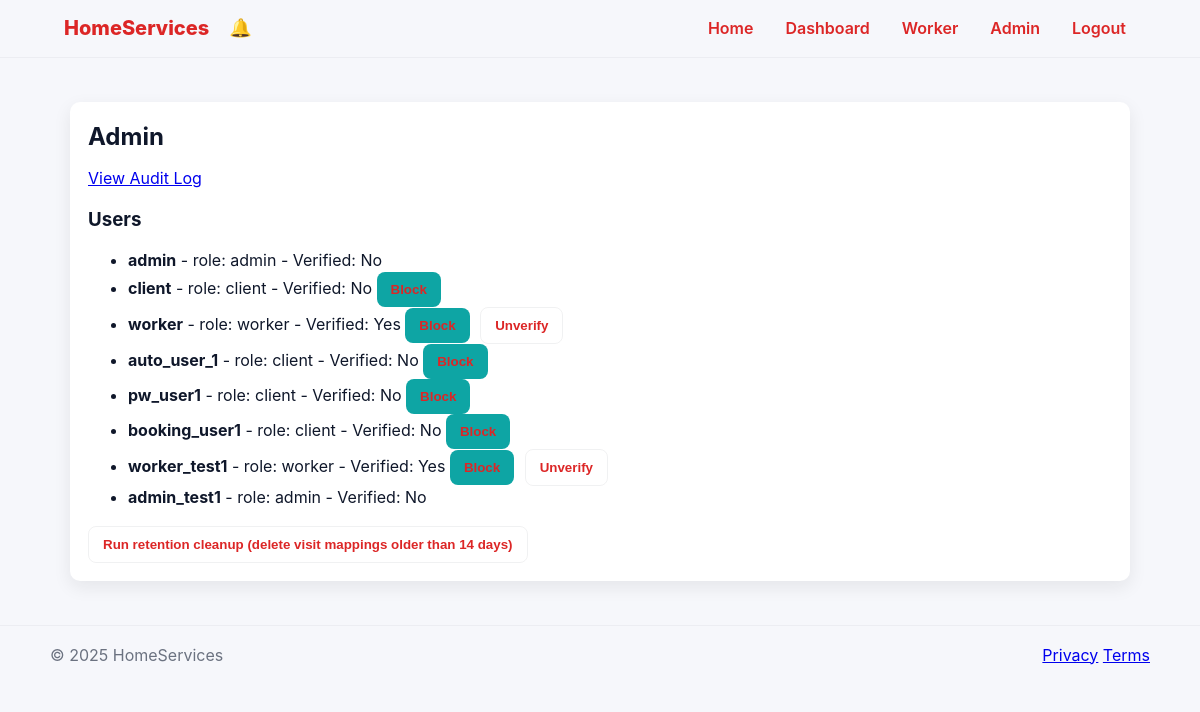
The page /admin (signed in) on the database its author committed.
### models.py (models this page shows)
class User(Base):
    __tablename__ = "users"
    id = Column(Integer, primary_key=True)
    username = Column(String(80), unique=True, nullable=False)
    email_hash = Column(String(128), nullable=True)
    password_hash = Column(String(200), nullable=False)
    role = Column(String(20), default="client")
    created_at = Column(DateTime(timezone=True), server_default=sqlfunc.now())
    failed_attempts = Column(Integer, default=0)
    locked_until = Column(DateTime, nullable=True)
    email_verified = Column(Boolean, default=False)
    totp_secret = Column(String(64), nullable=True)
    totp_enabled = Column(Boolean, default=False)
    is_blocked = Column(Boolean, default=False)
    is_verified = Column(Boolean, default=False)
    bookings = relationship("Booking", back_populates="client", foreign_keys='Booking.client_id')
    notifications = relationship("Notification", back_populates="user")
    claimed_bookings = relationship("Booking", back_populates="worker", foreign_keys='Booking.worker_id')

### app.py (the view)
@app.route("/admin")
@login_required
def admin():
    if current_user.role != "admin":
        flash("Access denied", "danger")
        return redirect(url_for("dashboard"))
    s = SessionLocal()
    try:
        users = s.query(User).all()
        uploads_dir = app.config.get('UPLOAD_FOLDER') or os.path.join('instance', 'uploads')
        try:
            all_files = os.listdir(uploads_dir)
        except Exception:
            all_files = []
        for u in users:
            prefix = f"user_{u.id}_"
            u.uploads = [f for f in all_files if f.startswith(prefix)]
    finally:
        s.close()
    return render_template("admin.html", users=users)

### app.py (called while the page is built)
@login_manager.user_loader
def load_user(user_id):
    s = SessionLocal()
    try:
        u = s.query(User).get(int(user_id))
    finally:
        s.close()
    if u:
        return LoginUser(u)
    return None

@app.before_request
def session_management():
    session.permanent = True
    session.modified = True

@app.after_request
def set_additional_headers(response):
    response.headers['X-Content-Type-Options'] = 'nosniff'
    response.headers['Referrer-Policy'] = 'no-referrer'
    return response

@app.context_processor
def inject_current_year():
    try:
        return {'current_year': datetime.datetime.utcnow().year}
    except Exception:
        return {'current_year': ''}

@app.context_processor
def inject_notification_helpers():
    def get_unread_count():
        try:
            if not (current_user and getattr(current_user, 'is_authenticated', False)):
                return 0
            s = SessionLocal()
            try:
                return s.query(Notification).filter_by(user_id=current_user.id, read=False).count()
            finally:
                s.close()
        except Exception:
            return 0
    return {'get_unread_count': get_unread_count}

### templates/admin.html (shortened to what this page needs)
{% extends "layout.html" %}
{% block body_class %}admin{% endblock %}
{% block content %}
<div class="card">
  <h2>Admin</h2>
  <p style="margin-top:8px"><a class="button" href="{{ url_for('admin_audit') }}">View Audit Log</a></p>
  <h3>Users</h3>
  <ul>
  {% for u in users %}
    <li>
      <strong>{{ u.username }}</strong> - role: {{ u.role }} - Verified: {{ 'Yes' if u.is_verified else 'No' }}
      {% if u.role != 'admin' %}
        {% if u.is_blocked %}
          <form method="post" action="{{ url_for('admin_unblock_user', user_id=u.id) }}" style="display:inline">
            <button type="submit" class="button secondary">Unblock</button>
          </form>
        {% else %}
          <form method="post" action="{{ url_for('admin_block_user', user_id=u.id) }}" style="display:inline">
            <button type="submit" class="button danger">Block</button>
          </form>
        {% endif %}
        {% if u.role == 'worker' %}
          {% if not u.is_verified %}
            <form method="post" action="{{ url_for('admin_verify_user', user_id=u.id) }}" style="display:inline;margin-left:6px">
              <button type="submit" class="button">Verify</button>
            </form>
          {% else %}
            <form method="post" action="{{ url_for('admin_unverify_user', user_id=u.id) }}" style="display:inline;margin-left:6px">
              <button type="submit" class="button secondary">Unverify</button>
            </form>
          {% endif %}
        {% endif %}
      {% endif %}
    </li>
  {% endfor %}
  </ul>
  <form method="post" action="{{ url_for('cleanup') }}" style="margin-top:12px">
    <button type="submit" class="button secondary">Run retention cleanup (delete visit mappings older than 14 days)</button>
  </form>
</div>
{% endblock %}

### static/css/style.css (style rules this page uses)
:root { --bg: #f6f7fb; --card: #ffffff; --muted: #6b7280; --radius: 10px; --shadow: 0 6px 18px rgba(23, 23, 23, 0.08); --accent-home: #0ea5a4; --accent-auth: #7c3aed; --accent-dashboard: #10b981; --accent-book: #fb923c; --accent-blue: #2563eb; --accent-indigo: #4f46e5; --accent-admin: #dc2626; }
* { box-sizing: border-box }
html, body { height: 100% }
body { font-family: Inter, system-ui, -apple-system, 'Segoe UI', Roboto, 'Helvetica Neue', Arial; margin: 0; padding: 0; background: var(--bg); color: #0f172a; line-height: 1.45 }
.card { background: var(--card); border-radius: var(--radius); box-shadow: var(--shadow); padding: 18px }
h1, h2, h3 { color: #0f172a; margin: 0 0 12px }
button, input[type=submit] { background: var(--accent-home); color: #fff; padding: 10px 14px; border: none; border-radius: 8px; cursor: pointer; font-weight: 700 }
button.secondary { background: transparent; color: var(--accent-home); border: 1px solid rgba(15, 23, 42, 0.06) }
.app-body.admin .brand, .app-body.admin button, .app-body.admin .nav-list a { color: var(--accent-admin) }

### rows shown on the page
User: username "admin", role "admin", is_verified "No"
User: username "client", role "client", is_verified "No"
User: username "worker", role "worker", is_verified "Yes"
User: username "auto_user_1", role "client", is_verified "No"
User: username "pw_user1", role "client", is_verified "No"
User: username "booking_user1", role "client", is_verified "No"
User: username "worker_test1", role "worker", is_verified "Yes"
User: username "admin_test1", role "admin", is_verified "No"
